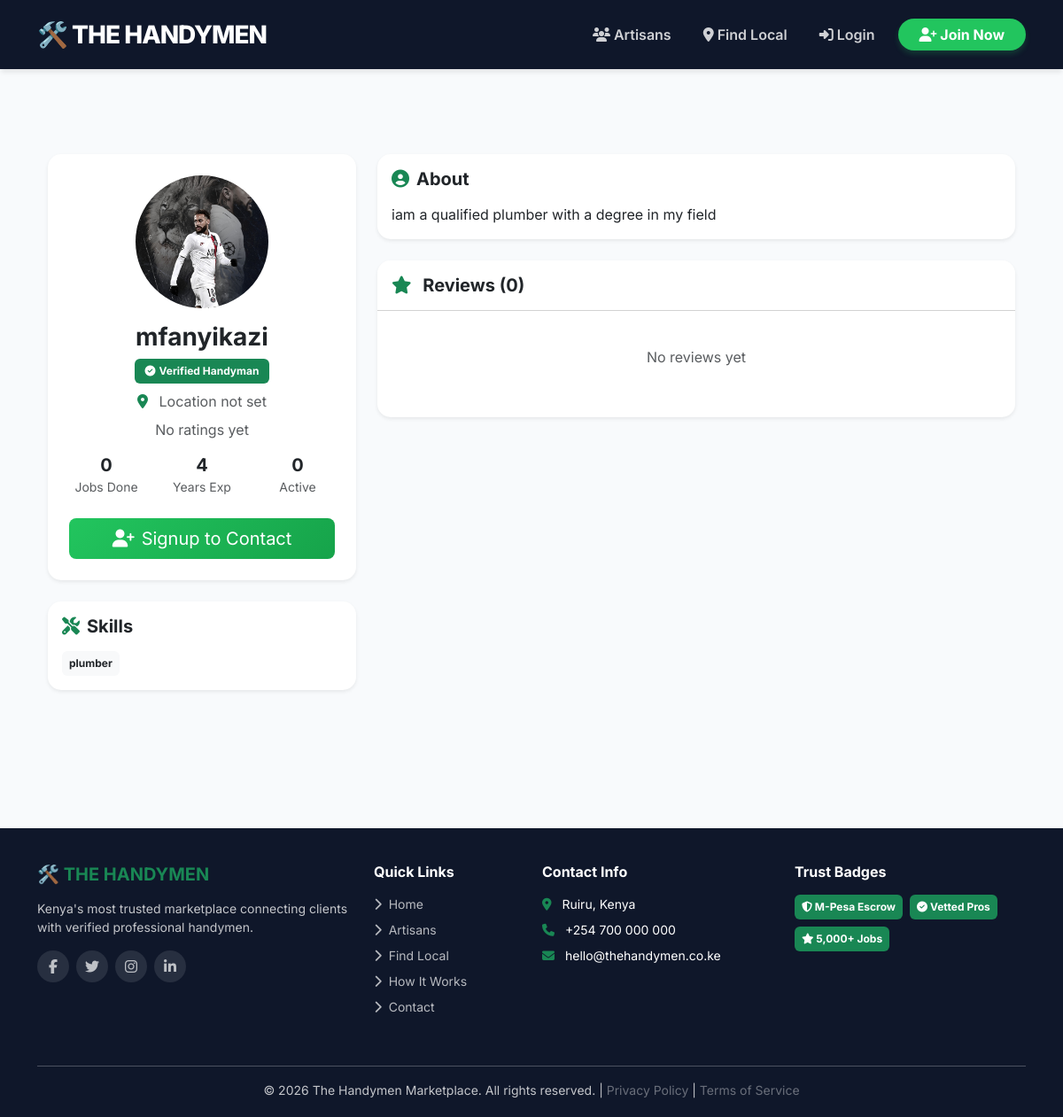
The page /profile/12/ on the database as committed earlier.
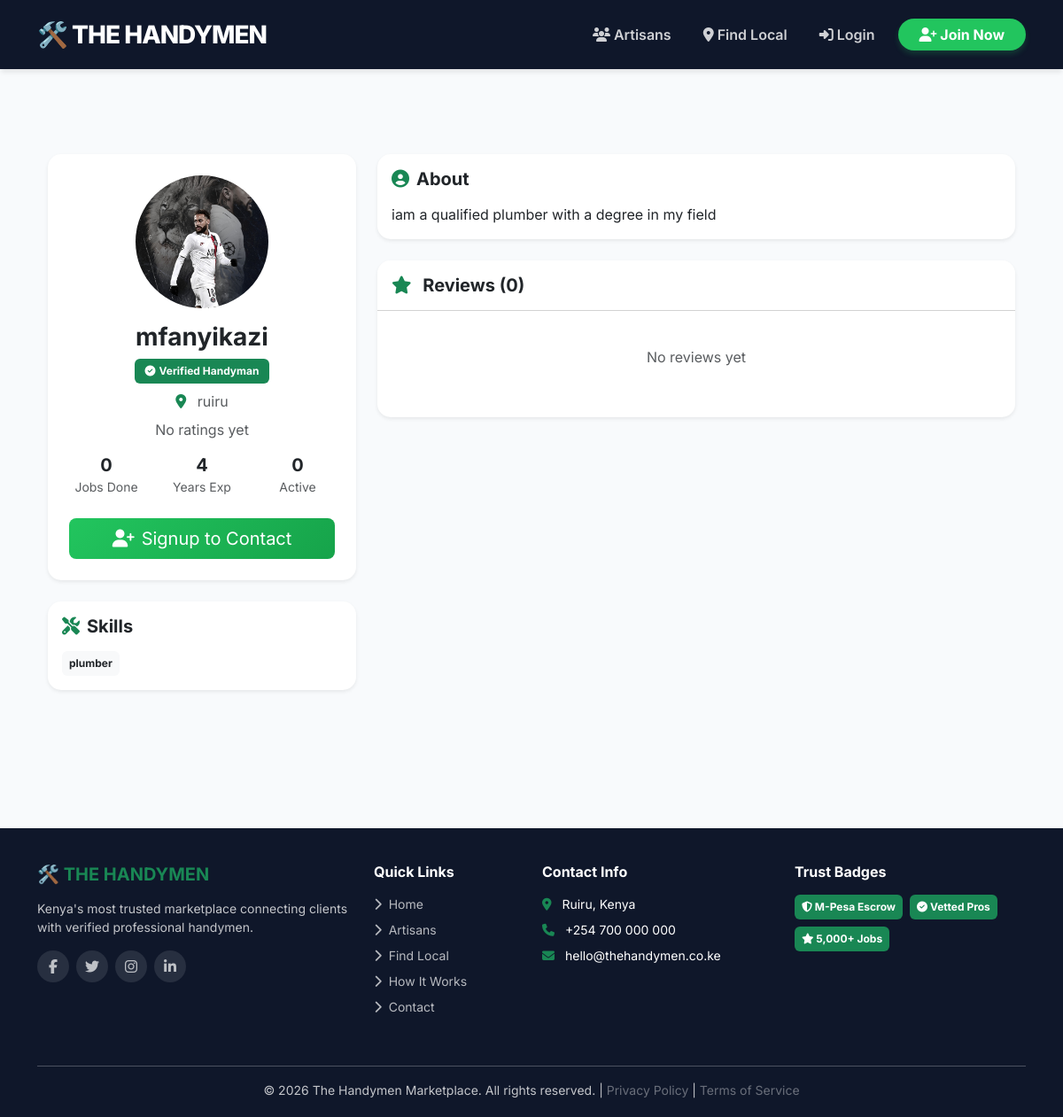
The same page on the database as committed later.
### accounts/models.py (models this page shows, shortened)
class User(AbstractUser):
    is_handyman = models.BooleanField(default=False)
    is_client = models.BooleanField(default=False)
    is_email_verified = models.BooleanField(default=False)

class Profile(models.Model):
    user = models.OneToOneField(User, on_delete=models.CASCADE, related_name='profile')
    bio = models.TextField(max_length=500, blank=True)
    skills = models.CharField(max_length=255, blank=True)
    experience_years = models.IntegerField(default=0)
    cv = models.FileField(upload_to='cvs/', blank=True, null=True)
    is_verified = models.BooleanField(default=False)
    profile_photo = models.ImageField(upload_to='profile_photos/', null=True, blank=True)
    location = models.CharField(max_length=255, blank=True)  # Location field
    phone_number = models.CharField(max_length=15, blank=True)

### accounts/views.py (the view)
# urls.py: path('profile/<int:user_id>/', views.view_public_profile, name='public_profile'),
def view_public_profile(request, user_id):
    worker = get_object_or_404(User, id=user_id)
    reviews = Review.objects.filter(handyman=worker).order_by('-created_at')
    avg_rating = reviews.aggregate(Avg('rating'))['rating__avg']
    completed_jobs = Job.objects.filter(hired_worker=worker, status='completed').count()
    active_jobs = Job.objects.filter(hired_worker=worker, status='in_progress').count()
    total_earned = Transaction.objects.filter(job__hired_worker=worker, transaction_type='release', transaction_status='completed').aggregate(Sum('amount'))['amount__sum'] or 0
    context = {
        'worker': worker,
        'reviews': reviews,
        'avg_rating': round(avg_rating, 1) if avg_rating else None,
        'completed_jobs': completed_jobs,
        'active_jobs': active_jobs,
        'total_earned': total_earned,
        'review_count': reviews.count()
    }
    return render(request, 'accounts/public_profile.html', context)

### accounts/templates/accounts/public_profile.html (shortened to what the changed rows need)
{% extends 'base.html' %}
{% block content %}
<div class="container py-5">
    <div class="row">
        <div class="col-lg-4 mb-4">
            <div class="card shadow-sm border-0">
                <div class="card-body text-center p-4">
                    {% if worker.profile.profile_photo %}
                        <img src="{{ worker.profile.profile_photo.url }}"
                             class="rounded-circle mb-3"
                             style="width: 150px; height: 150px; object-fit: cover;"
                             alt="{{ worker.get_full_name|default:worker.username }}">
                    {% else %}
                        <div class="bg-light rounded-circle d-inline-flex align-items-center justify-content-center mb-3"
                             style="width: 150px; height: 150px;">
                            <i class="fas fa-user fa-4x text-secondary"></i>
                        </div>
                    {% endif %}
                    <h3 class="fw-bold">{{ worker.get_full_name|default:worker.username }}</h3>
                    {% if worker.profile.is_verified %}
                        <span class="badge bg-success mb-2">
                            <i class="fas fa-check-circle me-1"></i>Verified Handyman
                        </span>
                    {% else %}
                        <span class="badge bg-warning mb-2">Pending Verification</span>
                    {% endif %}
                    <p class="text-muted mb-2">
                        <i class="fas fa-map-marker-alt text-success me-2"></i>
                        {{ worker.profile.location|default:"Location not set" }}
                    </p>
                    <div class="mb-3">
                        {% if avg_rating %}
                            <span class="h4 fw-bold text-warning">{{ avg_rating }}</span>
                            <span class="text-muted">/5</span>
                            <span class="text-muted ms-2">({{ review_count }} reviews)</span>
                        {% else %}
                            <span class="text-muted">No ratings yet</span>
                        {% endif %}
                    </div>
                    <div class="row mb-4">
                        <div class="col-4">
                        </div>
                        <div class="col-4">
                            <h5 class="fw-bold mb-0">{{ worker.profile.experience_years|default:0 }}</h5>
                            <small class="text-muted">Years Exp</small>
                        </div>
                        <div class="col-4">
                        </div>
                    </div>
                    <div class="d-grid gap-2">
                        {% if user.is_authenticated %}
                            {% if user.is_client %}
                                {% if worker.profile.phone_number %}
                                    <a href="tel:{{ worker.profile.phone_number }}" class="btn btn-success btn-lg">
                                        <i class="fas fa-phone me-2"></i>Call {{ worker.profile.phone_number }}
                                    </a>
                                {% else %}
                                    <button class="btn btn-secondary btn-lg" disabled>
                                        <i class="fas fa-phone-slash me-2"></i>No Phone Available
                                    </button>
                                {% endif %}
                                <button class="btn btn-outline-primary" data-bs-toggle="modal" data-bs-target="#messageModal">
                                    <i class="fas fa-envelope me-2"></i>Send Message
                                </button>
                            {% elif user.is_handyman %}
                                <button class="btn btn-secondary btn-lg" disabled>
                                    <i class="fas fa-phone me-2"></i>Contact via Job Posting
                                </button>
                            {% endif %}
                        {% else %}
                            <a href="{% url 'signup' %}?next={% url 'public_profile' worker.id %}" class="btn btn-success btn-lg">
                            </a>
                        {% endif %}
                    </div>
                </div>
            </div>
        </div>
        <div class="col-lg-8">
            <div class="card shadow-sm border-0 mb-4">
                <div class="card-body">
                    <h5 class="fw-bold mb-3"><i class="fas fa-user-circle text-success me-2"></i>About</h5>
                    <p class="mb-0">{{ worker.profile.bio|default:"No bio provided." }}</p>
                </div>
            </div>
        </div>
    </div>
</div>
{% endblock %}

Rows that differ between the two databases and show on the page:
changed User "mfanyikazi": profile.location "Location not set" → "ruiru"
